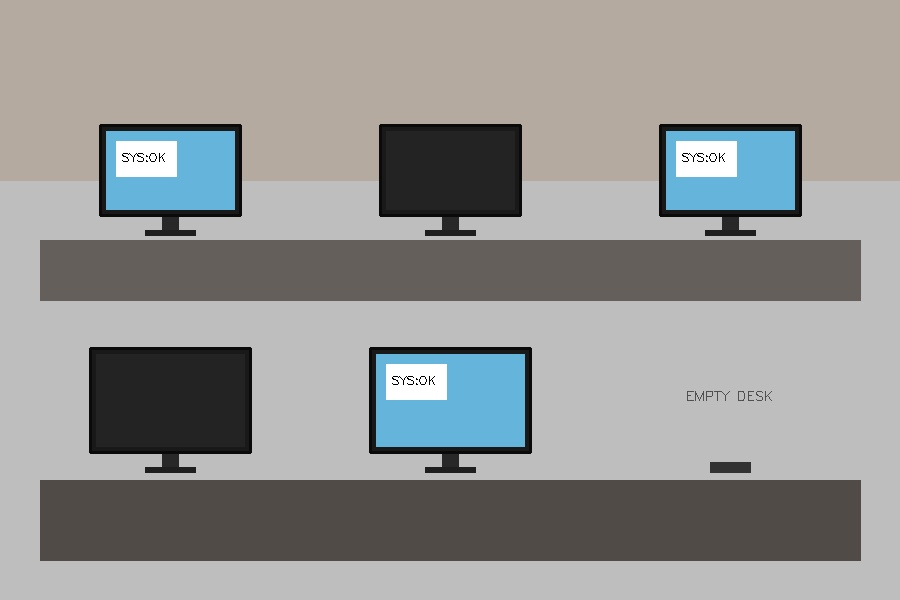
#> input picture lab6/assets/lab_screens.jpg, 900 x 600 px
$ python task1_screen_detection.py
#> lines starting #> are read from the running program, lines starting #| are printed output that depends on the picture; after the words box and inside, x2 and y2 are one past the last pixel; in counts of white or black regions, pixels touching at a corner belong together
"""
Task 1: Computer Screen Detection in a Computer Lab
==================================================
Technique: Canny Edge Detection + Hough Line Transformation (HoughLinesP) +
           Morphological Reconstruction + Contour Analysis + Intensity Profiling.

Problem Statement:
- Identify computer screens in rows of computer workstations.
- Classify screen status as 'ON' or 'OFF' based on display luminance.
- Detect anomalies such as missing screens compared to expected lab inventory.

Parameters chosen and rationale:
- Canny(50, 150): Accurately detects screen bezels and borders while filtering texture noise.
- HoughLinesP(threshold=25, minLineLength=25, maxLineGap=25):
  - threshold=25: Votes needed to identify line candidate.
  - minLineLength=25: Discards short edge fragments and text noise inside the room.
  - maxLineGap=25: Connects slightly broken border segments into continuous edges.
- Orientation Filter (angle < 15 deg or > 75 deg): Keeps only rectilinear screen borders.
- Morphological Close (kernel 9x9): Bridges corners between horizontal and vertical screen edges.
- Contour Filter (Area > 8,000, 1.1 < Aspect Ratio < 2.0): Eliminates desks, stands, and walls.
- Threshold mean luminance (90.0): Lit LCD screens show bright output (>140), whereas inactive
  screens remain dark (<70).
"""

import cv2
import numpy as np
import matplotlib.pyplot as plt

def detect_screens(img_path="assets/lab_screens.jpg",
                   output_path="task1_screens_output.png",
                   expected_count=6):
#> called with img_path = 'assets/lab_screens.jpg', output_path = 'task1_screens_output.png', expected_count = 6
    img = cv2.imread(img_path)
#> img is the input picture: shape (600, 900, 3); mean B, G, R 147.5, 149, 148.6
    if img is None:
        raise FileNotFoundError(f"Cannot load image from {img_path}")

    h_img, w_img = img.shape[:2]
#> h_img = 600; w_img = 900
    gray = cv2.cvtColor(img, cv2.COLOR_BGR2GRAY)
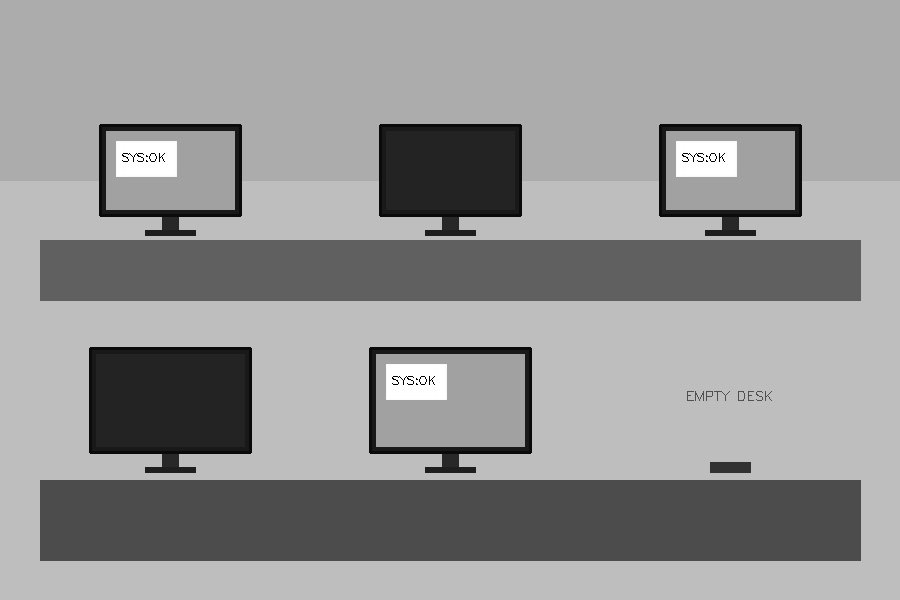
#> gray: shape (600, 900); min 0, max 255, mean 148.7

    # 1. Edge detection with pre-blurring
    blurred = cv2.GaussianBlur(gray, (5, 5), 0)
    edges = cv2.Canny(blurred, 50, 150)
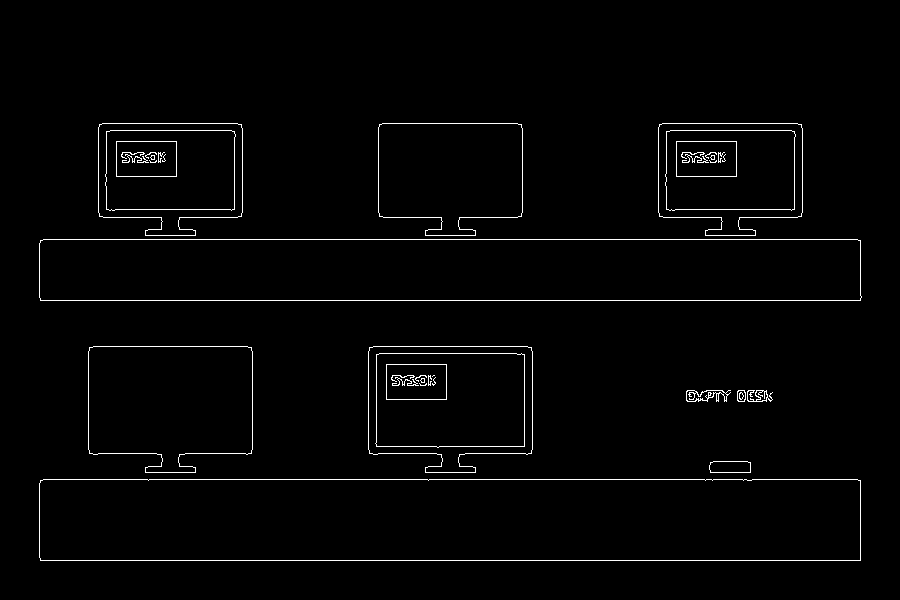
#> edges: shape (600, 900); 1.8% white in thin lines or dots, all inside (x1, y1, x2, y2) = (39, 123, 862, 561)

    # 2. Hough Line Detection (Probabilistic)
    segs = cv2.HoughLinesP(edges, 1, np.pi/180, threshold=25, minLineLength=25, maxLineGap=25)
#> segs = 92 rows, first 6: [43, 479, 857, 479], [40, 300, 860, 300], [40, 560, 860, 560], [43, 239, 857, 239], [465, 453, 531, 453], [103, 217, 237, 217]
    line_mask = np.zeros_like(gray)

    if segs is not None:
        for x1, y1, x2, y2 in segs[:, 0]:
            angle = abs(np.degrees(np.arctan2(y2 - y1, x2 - x1)))
            length = np.hypot(x2 - x1, y2 - y1)
            # Filter out giant room-spanning desk lines (length > 250)
            if (angle < 15 or abs(angle - 180) < 15) and length > 250:
                continue
            # Keep only near-horizontal or near-vertical lines (monitor bezels)
            if angle < 15 or angle > 75 or abs(angle - 180) < 15:
                cv2.line(line_mask, (x1, y1), (x2, y2), 255, 3)
#> this loop made 92 passes
#> (x1, y1, x2, y2, angle, length) on passes 1 to 12: (43, 479, 857, 479, 0, 814), (40, 300, 860, 300, 0, 820), (40, 560, 860, 560, 0, 820), (43, 239, 857, 239, 0, 814), (465, 453, 531, 453, 0, 66), (103, 217, 237, 217, 0, 134), (102, 123, 237, 123, 0, 135), (93, 346, 247, 346, 0, 154), (658, 130, 802, 130, 0, 144), (98, 209, 242, 209, 0, 144), (98, 141, 176, 141, 0, 78), (368, 446, 532, 446, 0, 164)
#> (angle, length) on passes 61 to 66: (0, 79), (0.924, 62.01), (90, 98), (0, 49), (0, 38), (0, 56)
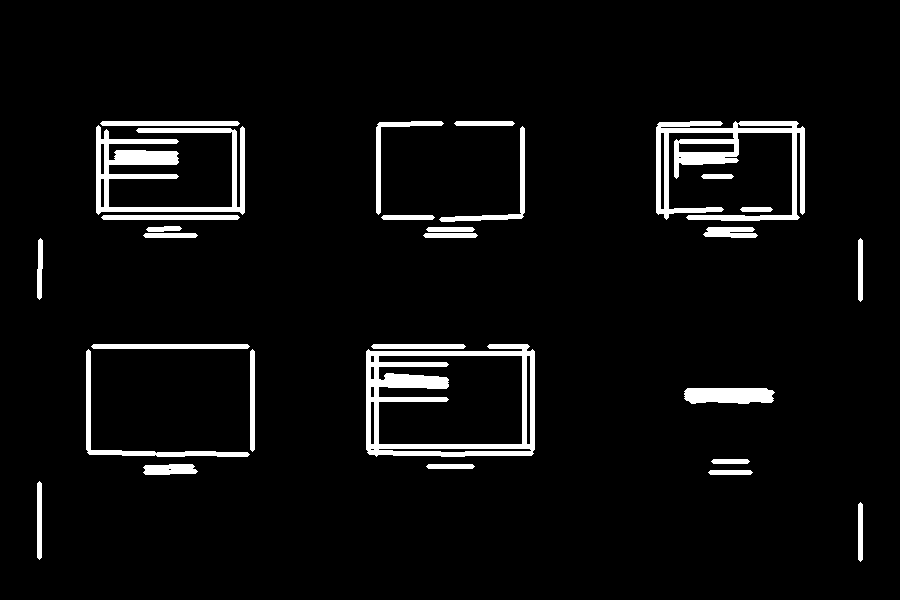
#> line_mask: shape (600, 900); 5.1% white; 29 white regions, largest, box (x1, y1, x2, y2) and area: (366, 344, 535, 457) 6148, (656, 121, 805, 221) 5175, (96, 125, 245, 215) 4469

    # 3. Morphological closing to seal rectangular perimeters
    kernel = np.ones((9, 9), np.uint8)
    closed = cv2.morphologyEx(line_mask, cv2.MORPH_CLOSE, kernel)
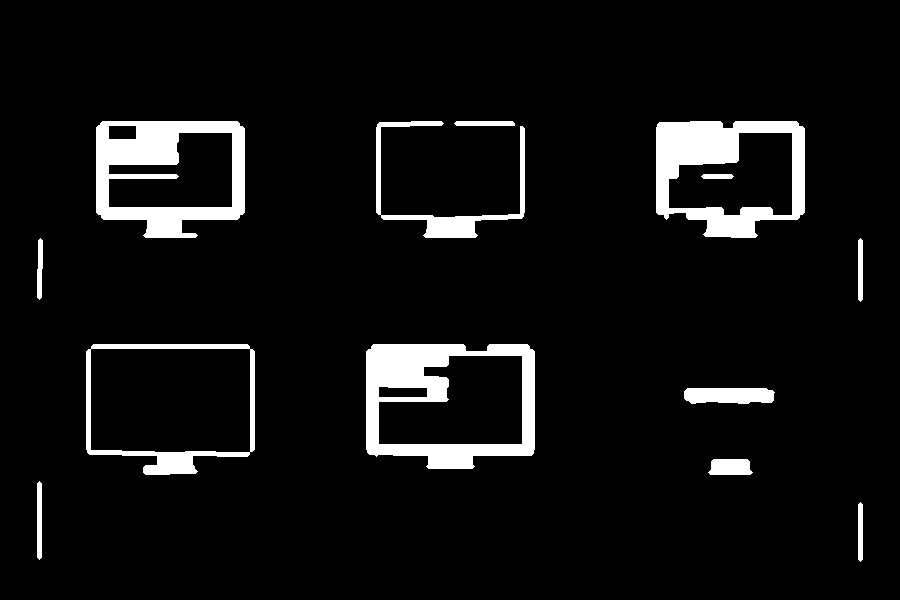
#> closed: shape (600, 900); 6.6% white; 13 white regions

    # 4. Extract screen contours and evaluate bounding boxes
    contours, _ = cv2.findContours(closed, cv2.RETR_EXTERNAL, cv2.CHAIN_APPROX_SIMPLE)
#> contours = 12 contours; largest, box (x1, y1, x2, y2) and area: (86, 344, 255, 475) 19348, (366, 344, 535, 469) 18978, (96, 121, 245, 238) 15090, (656, 121, 805, 238) 15008, (376, 121, 525, 238) 2329
    annotated = img.copy()

    detected_screens = []
    screen_idx = 1

    for c in contours:
        x, y, w, h = cv2.boundingRect(c)
        area = w * h
        aspect_ratio = w / float(h)

        # Standard monitor aspect ratio is 16:9 or 16:10 (~1.25 to 1.75)
        if area > 8000 and 1.1 < aspect_ratio < 2.0:
            roi = gray[y:y+h, x:x+w]
            mean_intensity = float(roi.mean())
            status = "ON" if mean_intensity > 90.0 else "OFF"
            color = (0, 220, 0) if status == "ON" else (0, 0, 240)  # Green for ON, Red for OFF

            # Draw bounding box and label
            cv2.rectangle(annotated, (x, y), (x + w, y + h), color, 3)
            label = f"#{screen_idx} {status} ({mean_intensity:.0f})"
            cv2.putText(annotated, label, (x, y - 8), cv2.FONT_HERSHEY_SIMPLEX, 0.55, color, 2)

            detected_screens.append({
                "id": screen_idx,
                "bbox": (x, y, w, h),
                "status": status,
                "mean_intensity": mean_intensity
            })
            screen_idx += 1
#> this loop made 12 passes
#> (x, y, w, h, area, aspect_ratio, mean_intensity, status) on passes 5, 6, 9, 11, 12: (366, 344, 169, 125, 21125, 1.35, 147.9, 'ON'), (86, 344, 169, 131, 22139, 1.29, 61.5, 'OFF'), (656, 121, 149, 117, 17433, 1.27, 147.1, 'ON'), (376, 121, 149, 117, 17433, 1.27, 63.28, 'OFF'), (96, 121, 149, 117, 17433, 1.27, 147.1, 'ON')
#> (x, y, w, h, area, aspect_ratio) on passes 1, 2, 3, 4, 7, 8: (858, 502, 5, 60, 300, 0.0833), (37, 481, 5, 79, 395, 0.0633), (708, 459, 45, 16, 720, 2.81), (684, 388, 91, 16, 1456, 5.69), (858, 238, 5, 64, 320, 0.0781), (37, 238, 6, 62, 372, 0.0968)
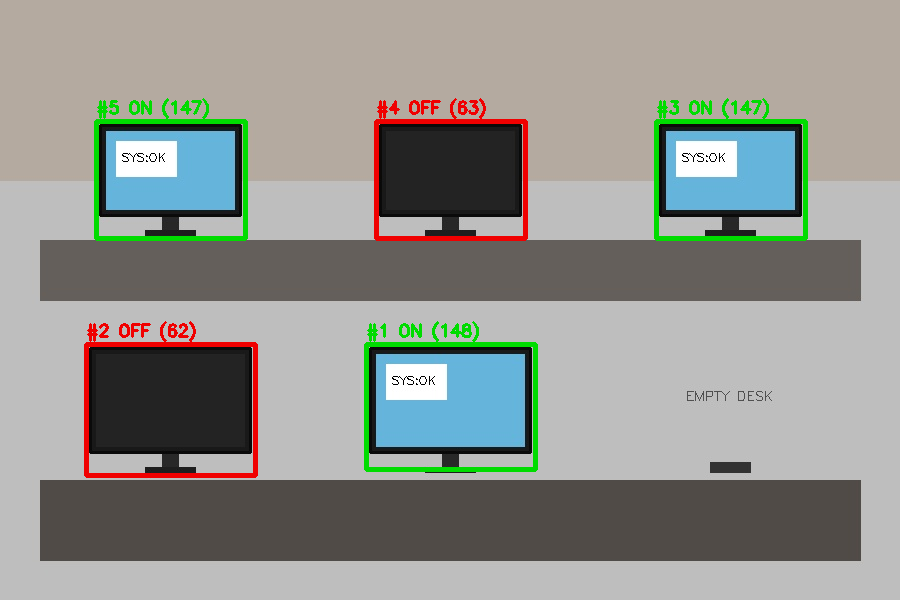
#> annotated: shape (600, 900, 3); 3.27% of pixels changed, all inside (x1, y1, x2, y2) = (84, 98, 808, 478)
#> after the loop, detected_screens = 5 items; screen_idx = 6

    found_count = len(detected_screens)
#> found_count = 5
    missing_count = max(0, expected_count - found_count)
#> missing_count = 1

    # Summary banner on image
    banner_text = f"Total Detected: {found_count} | Expected: {expected_count} | Missing: {missing_count}"
    cv2.rectangle(annotated, (0, 0), (w_img, 45), (30, 30, 30), -1)
    cv2.putText(annotated, banner_text, (20, 30), cv2.FONT_HERSHEY_SIMPLEX, 0.75, (0, 255, 255), 2)
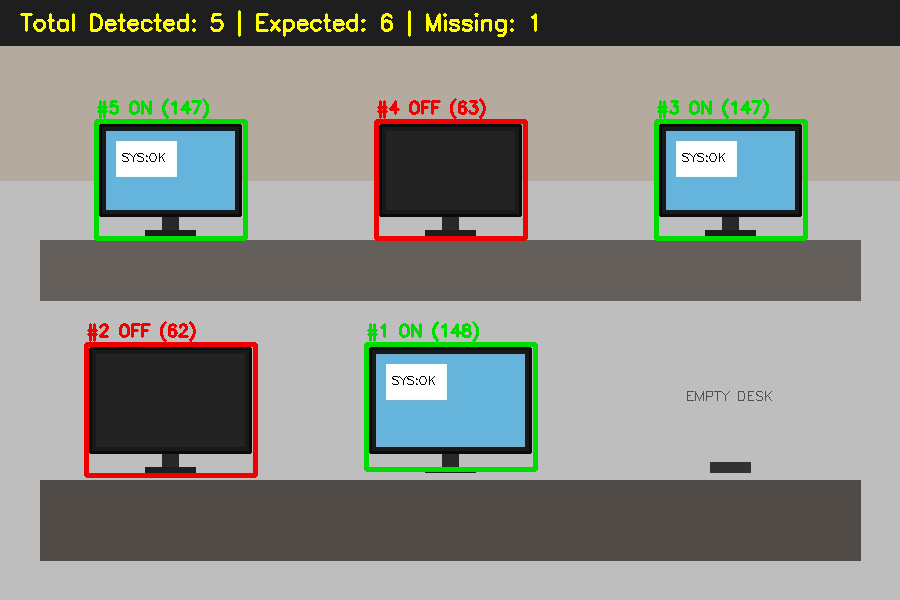
#> annotated: shape (600, 900, 3); mean B, G, R 131.6, 138, 135.7

    # Save visualization figure
    fig, axes = plt.subplots(2, 2, figsize=(14, 10))
    axes[0, 0].imshow(cv2.cvtColor(img, cv2.COLOR_BGR2RGB))
    axes[0, 0].set_title("1. Original Lab Scene", fontsize=12, fontweight="bold")
    axes[0, 0].axis("off")

    axes[0, 1].imshow(edges, cmap="gray")
    axes[0, 1].set_title("2. Canny Edge Map", fontsize=12, fontweight="bold")
    axes[0, 1].axis("off")

    axes[1, 0].imshow(closed, cmap="gray")
    axes[1, 0].set_title("3. Hough Lines + Morphological Closed Mask", fontsize=12, fontweight="bold")
    axes[1, 0].axis("off")

    axes[1, 1].imshow(cv2.cvtColor(annotated, cv2.COLOR_BGR2RGB))
    axes[1, 1].set_title(f"4. Detected Screens (ON/OFF & Missing Count)", fontsize=12, fontweight="bold")
    axes[1, 1].axis("off")

    plt.tight_layout()
    plt.savefig(output_path, dpi=150, bbox_inches="tight")
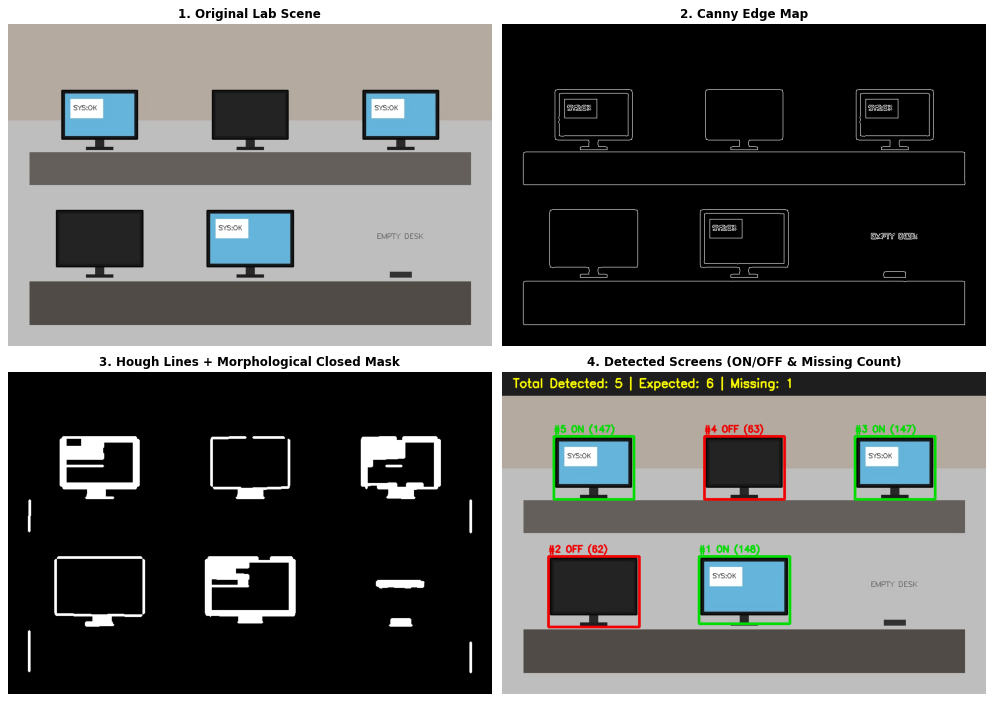
#> figure drawn by matplotlib, 4 panels
    plt.close()

    # Save direct annotated image
    cv2.imwrite("task1_screens_detected.png", annotated)

    print(f"Task 1 Complete:")
    print(f" - Found screens: {found_count} (Expected: {expected_count})")
#|  - Found screens: 5 (Expected: 6)
    for s in detected_screens:
        print(f"   Screen {s['id']}: Status={s['status']}, Mean Luminance={s['mean_intensity']:.1f}, BBox={s['bbox']}")
#> this loop made 5 passes
#|    Screen 1: Status=ON, Mean Luminance=147.9, BBox=(366, 344, 169, 125)
#|    Screen 2: Status=OFF, Mean Luminance=61.5, BBox=(86, 344, 169, 131)
#|    Screen 3: Status=ON, Mean Luminance=147.1, BBox=(656, 121, 149, 117)
#|    Screen 4: Status=OFF, Mean Luminance=63.3, BBox=(376, 121, 149, 117)
#|    Screen 5: Status=ON, Mean Luminance=147.1, BBox=(96, 121, 149, 117)
    print(f" - Missing screens anomaly: {missing_count} screen(s) missing from lab inventory")
#|  - Missing screens anomaly: 1 screen(s) missing from lab inventory
    print(f" - Saved output visualization: {output_path}")

    return detected_screens

if __name__ == "__main__":
    detect_screens()
